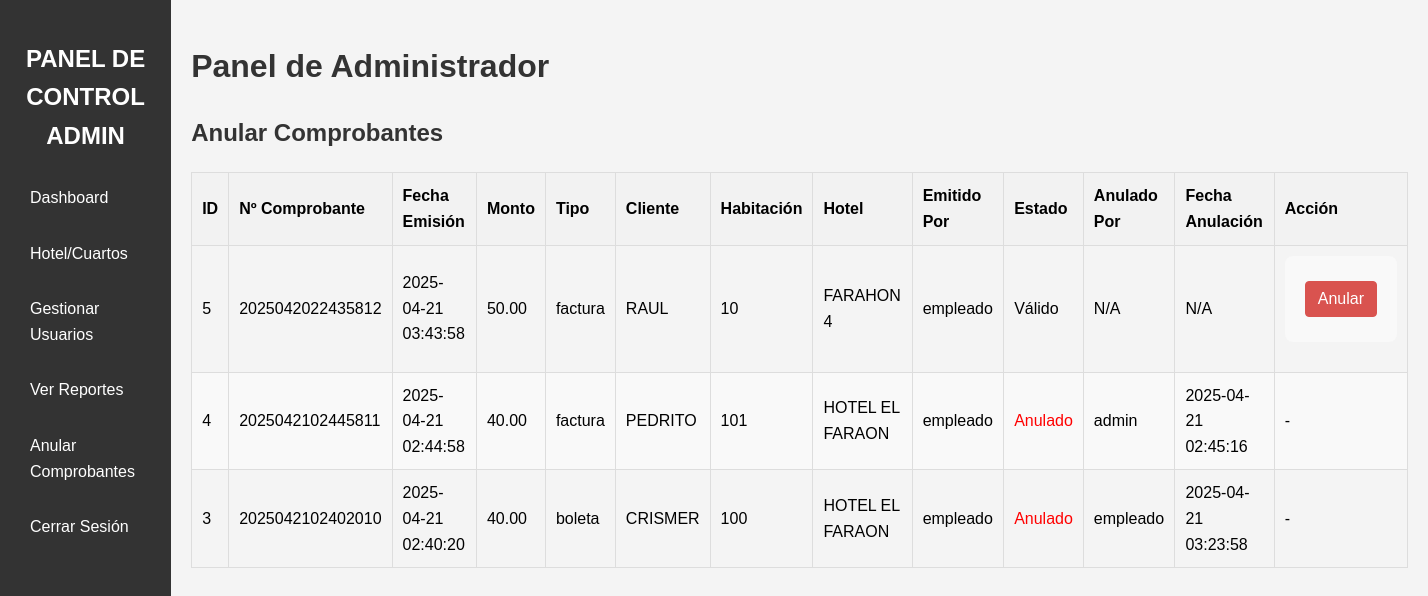
/admin/void_receipts.php (signed in), run on the app's committed database.
### tables this page shows
CREATE TABLE IF NOT EXISTS `receipts` (
  `id` int NOT NULL AUTO_INCREMENT,
  `rental_id` int DEFAULT NULL,
  `receipt_number` varchar(50) NOT NULL,
  `issue_date` timestamp NULL DEFAULT CURRENT_TIMESTAMP,
  `amount` decimal(10,2) NOT NULL,
  `type` enum('factura','boleta') NOT NULL,
  `is_voided` tinyint(1) DEFAULT '0',
  `voided_by_user_id` int DEFAULT NULL,
  `voided_at` timestamp NULL DEFAULT NULL,
  PRIMARY KEY (`id`),
  UNIQUE KEY `receipt_number` (`receipt_number`),
  KEY `rental_id` (`rental_id`),
  KEY `voided_by_user_id` (`voided_by_user_id`)
);

CREATE TABLE IF NOT EXISTS `rentals` (
  `id` int NOT NULL AUTO_INCREMENT,
  `room_id` int DEFAULT NULL,
  `user_id` int DEFAULT NULL,
  `customer_name` varchar(100) NOT NULL,
  `customer_id_doc` varchar(50) DEFAULT NULL,
  `check_in_date` date NOT NULL,
  `check_out_date` date NOT NULL,
  `total_price` decimal(10,2) NOT NULL,
  `payment_method_id` int DEFAULT NULL,
  `rental_date` timestamp NULL DEFAULT CURRENT_TIMESTAMP,
  `status` enum('active','completed','cancelled') DEFAULT 'active',
  PRIMARY KEY (`id`),
  KEY `room_id` (`room_id`),
  KEY `user_id` (`user_id`),
  KEY `payment_method_id` (`payment_method_id`)
);

CREATE TABLE IF NOT EXISTS `rooms` (
  `id` int NOT NULL AUTO_INCREMENT,
  `hotel_id` int DEFAULT NULL,
  `room_number` varchar(20) NOT NULL,
  `room_type` varchar(50) DEFAULT NULL,
  `capacity` int DEFAULT NULL,
  `price_per_night` decimal(10,2) NOT NULL,
  `status` enum('available','occupied','maintenance') DEFAULT 'available',
  `created_at` timestamp NULL DEFAULT CURRENT_TIMESTAMP,
  PRIMARY KEY (`id`),
  UNIQUE KEY `unique_room` (`hotel_id`,`room_number`)
);

CREATE TABLE IF NOT EXISTS `hotels` (
  `id` int NOT NULL AUTO_INCREMENT,
  `name` varchar(100) NOT NULL,
  `address` varchar(255) DEFAULT NULL,
  `phone` varchar(20) DEFAULT NULL,
  `email` varchar(100) DEFAULT NULL,
  `created_at` timestamp NULL DEFAULT CURRENT_TIMESTAMP,
  PRIMARY KEY (`id`)
);

CREATE TABLE IF NOT EXISTS `users` (
  `id` int NOT NULL AUTO_INCREMENT,
  `username` varchar(50) NOT NULL,
  `password` varchar(255) NOT NULL,
  `role` enum('admin','employee') NOT NULL,
  `created_at` timestamp NULL DEFAULT CURRENT_TIMESTAMP,
  `status` enum('active','inactive') NOT NULL DEFAULT 'active',
  PRIMARY KEY (`id`),
  UNIQUE KEY `username` (`username`)
);

### admin/void_receipts.php (the view, shortened to what this page needs)
<?php
include '_admin_header.php';
$receipts = [];
$sql = "SELECT
            rec.id AS receipt_id,
            rec.receipt_number,
            rec.issue_date,
            rec.amount,
            rec.type,
            rec.is_voided,
            r.customer_name,
            rm.room_number,
            h.name AS hotel_name,
            u_issued.username AS issued_by_employee,
            u_voided.username AS voided_by_admin,
            rec.voided_at
        FROM receipts rec
        JOIN rentals r ON rec.rental_id = r.id
        JOIN rooms rm ON r.room_id = rm.id
        JOIN hotels h ON rm.hotel_id = h.id
        JOIN users u_issued ON r.user_id = u_issued.id -- Employee who issued it
        LEFT JOIN users u_voided ON rec.voided_by_user_id = u_voided.id -- Admin who voided it (can be NULL)
        ORDER BY rec.issue_date DESC";
$result = $conn->query($sql);
if ($result->num_rows > 0) {
    while($row = $result->fetch_assoc()) {
        $receipts[] = $row;
    }
}
?>
<h2>Anular Comprobantes</h2>
<?php if (empty($receipts)): ?>
    <p>No hay comprobantes emitidos.</p>
<?php else: ?>
    <table>
        <thead>
            <tr>
                <th>ID</th>
                <th>Nº Comprobante</th>
                <th>Fecha Emisión</th>
                <th>Monto</th>
                <th>Tipo</th>
                <th>Cliente</th>
                <th>Habitación</th>
                <th>Hotel</th>
                 <th>Emitido Por</th>
                <th>Estado</th>
                <th>Anulado Por</th>
                <th>Fecha Anulación</th>
                <th>Acción</th>
            </tr>
        </thead>
        <tbody>
            <?php foreach ($receipts as $receipt): ?>
                <tr>
                    <td><?php echo htmlspecialchars($receipt['receipt_id']); ?></td>
                    <td><?php echo htmlspecialchars($receipt['receipt_number']); ?></td>
                    <td><?php echo htmlspecialchars($receipt['issue_date']); ?></td>
                    <td><?php echo htmlspecialchars(number_format($receipt['amount'], 2)); ?></td>
                    <td><?php echo htmlspecialchars($receipt['type']); ?></td>
                    <td><?php echo htmlspecialchars($receipt['customer_name']); ?></td>
                     <td><?php echo htmlspecialchars($receipt['room_number']); ?></td>
                    <td><?php echo htmlspecialchars($receipt['hotel_name']); ?></td>
                    <td><?php echo htmlspecialchars($receipt['issued_by_employee']); ?></td>
                    <td>
                        <?php if ($receipt['is_voided']): ?>
                            <span style="color: red;">Anulado</span>
                        <?php else: ?>
                            Válido
                        <?php endif; ?>
                    </td>
                     <td><?php echo htmlspecialchars($receipt['voided_by_admin'] ?? 'N/A'); ?></td>
                     <td><?php echo htmlspecialchars($receipt['voided_at'] ?? 'N/A'); ?></td>
                    <td>
                        <?php if (!$receipt['is_voided']): ?>
                            <form action="process_void_receipt.php" method="post" onsubmit="return confirm('¿Está seguro de que desea anular este comprobante?');">
                                <button type="submit" class="btn btn-danger">Anular</button>
                            </form>
                        <?php else: ?>
                            -
                        <?php endif; ?>
                    </td>
                </tr>
            <?php endforeach; ?>
        </tbody>
    </table>
<?php endif; ?>
<?php
include '_admin_footer.php';
?>

### css/style.css (style rules this page uses)
body { font-family: sans-serif; line-height: 1.6; margin: 0; padding: 0; background-color: #f4f4f4; }
h1, h2, h3 { color: #333; }
table { width: 100%; border-collapse: collapse; margin-top: 20px; }
table, th, td { border: 1px solid #ddd; }
th, td { padding: 10px; text-align: left; }
th { background-color: #f2f2f2; }
tr:nth-child(even) { background-color: #f9f9f9; }
form { background: #f9f9f9; padding: 20px; border-radius: 8px; margin-bottom: 20px; }
form button { background-color: #5cb85c; color: white; padding: 10px 15px; border: none; border-radius: 4px; cursor: pointer; font-size: 1em; }
.btn { display: inline-block; padding: 8px 12px; margin: 5px 0; border-radius: 4px; text-decoration: none; color: white; background-color: #0275d8; border: 1px solid #0275d8; }
.btn-danger { background-color: #d9534f; border-color: #d9534f; }

### data on the page
receipts: id "5", receipt_number "2025042022435812", issue_date "2025-04-21 03:43:58", amount "50.00", type "factura", rental.customer_name "RAUL", rooms.room_number "10", hotels.name "FARAHON 4", users.username "empleado", is_voided "Válido", voided_by_admin "N/A", voided_at "N/A"
receipts: id "4", receipt_number "2025042102445811", issue_date "2025-04-21 02:44:58", amount "40.00", type "factura", rental.customer_name "PEDRITO", rooms.room_number "101", hotels.name "HOTEL EL FARAON", users.username "empleado", is_voided "Anulado", users.username "admin", voided_at "2025-04-21 02:45:16"
receipts: id "3", receipt_number "2025042102402010", issue_date "2025-04-21 02:40:20", amount "40.00", type "boleta", rental.customer_name "CRISMER", rooms.room_number "100", hotels.name "HOTEL EL FARAON", users.username "empleado", is_voided "Anulado", voided_at "2025-04-21 03:23:58"
